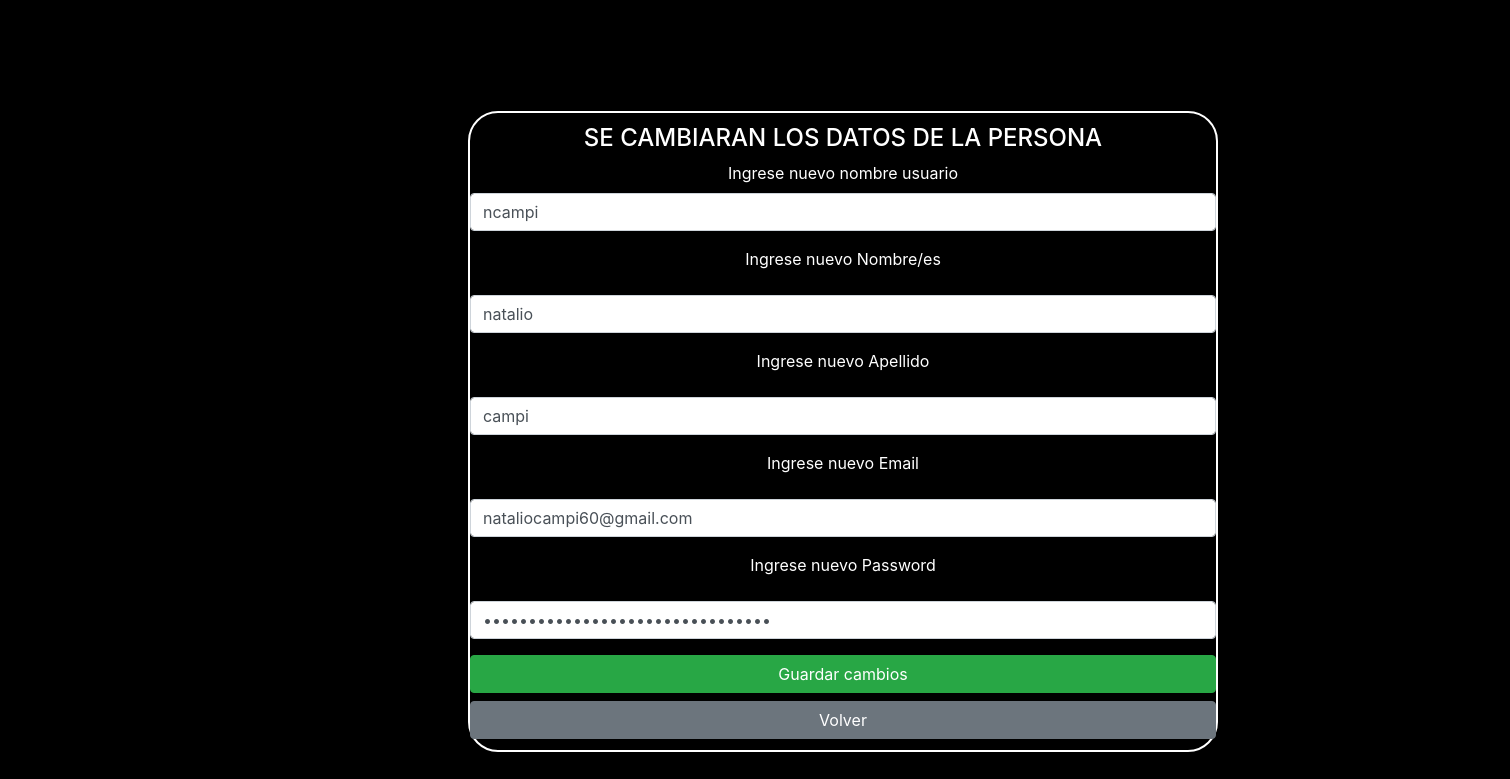
The page /edituser.php?id=3 on the database its author committed.
### tables this page shows
CREATE TABLE `usuarios`  (
  `id` int(11) NOT NULL AUTO_INCREMENT,
  `nombre` varchar(255) NOT NULL,
  `apellido` varchar(255) NOT NULL,
  `mail` varchar(255) NOT NULL,
  `password` varchar(255) NOT NULL,
  `username` varchar(255) NOT NULL,
  `estado` varchar(255) NULL DEFAULT NULL,
  `id_fotoperfil` varchar(255) NULL DEFAULT NULL,
  PRIMARY KEY (`id`, `username`) USING BTREE
);

### edituser.php (the view, shortened to what this page needs)
<?php
    require_once "./functions/conexion.php";
    $id_edit = $_GET['id'];
    $result = $conn->query("SELECT * FROM usuarios WHERE id= '$id_edit';");
    $user = $result->fetch_assoc();
?>
<!DOCTYPE html>
<html lang="en">
<head>
    <link rel="stylesheet" href="https://stackpath.bootstrapcdn.com/bootstrap/4.5.2/css/bootstrap.min.css">
    <link rel="stylesheet" href="./css/estilos.css">
</head>
<body>
    <div class="container text-white" style="margin-left: 30%" id="principal">
        <div class="logueo tablaPostConfig text-center">
        <form method="POST" action="./functions/saveedituser.php" class="">
            <h4>SE CAMBIARAN LOS DATOS DE LA PERSONA</h4>
            <div class="form-group">
                <label for="exampleInputEmail1">Ingrese nuevo nombre usuario</label>
                <input id="username" name="username" type="text" class="form-control"  aria-describedby="emailHelp" value="<?php echo $user['username'];?>">
            </div>
            <div class="form-group">
                <label for="exampleInputPassword1">Ingrese nuevo Nombre/es</label>
                <input id="nombre" name="nombre" type="text" class="form-control" value="<?php echo $user['nombre'];?>">
            </div>
            <div class="form-group">
                <label for="exampleInputPassword1">Ingrese nuevo Apellido</label>
                <input id="apellido" name="apellido" type="text" class="form-control" value="<?php echo $user['apellido'];?>" >
            </div>
            <div class="form-group">
                <label for="exampleInputPassword1">Ingrese nuevo Email</label>
                <input id="email" name="email" type="email" class="form-control" value="<?php echo $user['mail'];?>">
            </div>
            <div class="form-group">
                <label for="exampleInputPassword1">Ingrese nuevo Password</label>
                <input id="password" name="password" type="password" class="form-control" value="<?php echo $user['password'];?>">
            </div>
            <button type="submit" class="btn btn-success btn-block" id="guardarcambios">Guardar cambios</button>
            <?php if($_SESSION['nombre']== "admin") : ?>
                <a href="admin.php" class="btn btn-danger btn-block">Volver a administrador</a>
            <?php  else: ?>
                <a href="index.php" class="btn btn-secondary btn-block">Volver</a>
            <?php  endif ?>
        </form>
        </div>
    </div>
</body>
</html>

### css/estilos.css (style rules this page uses)
body { background-color: black; background-size: cover; }
.logueo { margin-top: 10%; width:max-content; padding-bottom: 1%; padding-top: 1%; }
.tablaPostConfig { border-radius: 30px; border: 2px solid #ffffff; width: 750px; }

### rows shown on the page
usuarios: username "ncampi", nombre "natalio", apellido "campi", email "nataliocampi60@gmail.com"
